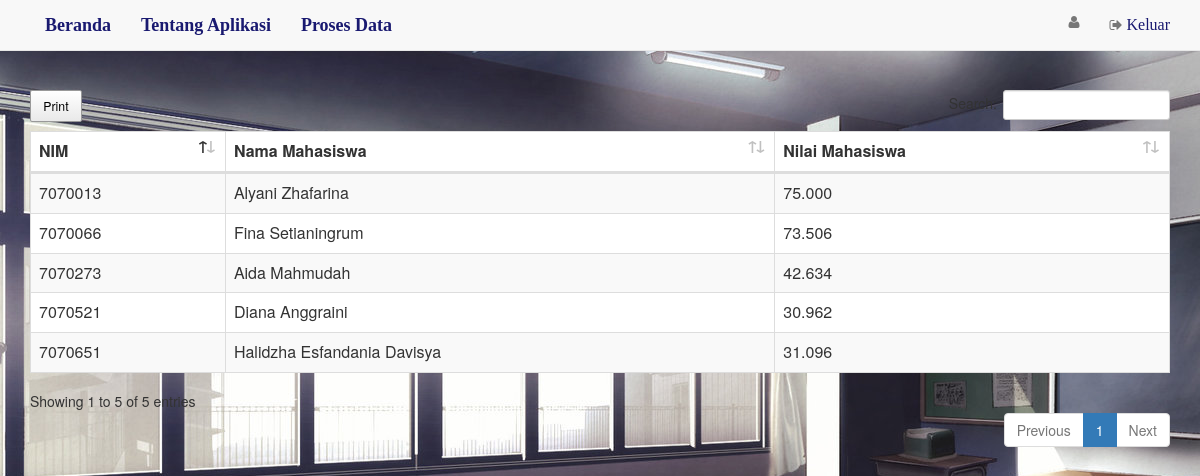
The app's page /dosen/hasiltes.php with its own data.
### tables this page shows
CREATE TABLE `penilaian` (
  `id` int(5) NOT NULL,
  `nim` int(12) NOT NULL,
  `hasil` decimal(6,3) NOT NULL
);

CREATE TABLE `mahasiswa` (
  `nim` int(12) NOT NULL,
  `nama_mahasiswa` varchar(50) NOT NULL,
  `jurusan` varchar(50) NOT NULL,
  `program_studi` varchar(50) NOT NULL,
  `jenis_kelamin` enum('L','P') NOT NULL,
  `Password` varchar(10) DEFAULT NULL,
  `username` varchar(10) NOT NULL
);

### dosen/hasiltes.php (the view, shortened to what this page needs)
<html lang="en">
<head>
	<link href="\font/font.css" rel="stylesheet">
    <link href="\style.css" rel="stylesheet">
    <link href="\assets/css/bootstrap.min.css" rel="stylesheet">
    <link href="\assets/css/bootstrap.css" rel="stylesheet">
    <link href="\assets/css/navbar-static-top.css" rel="stylesheet">
    <link href="\assets/css/animate.min.css" rel="stylesheet">
    <link href="\assets/font-awesome/css/font-awesome.min.css" rel="stylesheet">
    <link href="\assets/css/dataTables.bootstrap4.min.css" rel="stylesheet">
    <link href="\assets/css/buttons.dataTables.min.css" rel="stylesheet">
    <link href="\assets/Responsive/css/responsive.bootstrap4.min.css" rel="stylesheet">
</head>
<body>
    <nav class="navbar navbar-default navbar-static-top">
        <div class="container">
            <div id="navbar-collapse" class="navbar-collapse collapse">
              <ul class="nav navbar-nav navbar-left">
                <li><a href="index.php"><font face="Lucida Bright" size="+1" color="#191970"><b>Beranda</b></font></a></li>
                <li><a href="about2.php"><font face="Lucida Bright" size="+1" color="#191970"><b>Tentang Aplikasi</b></font></a></li>
                <li class="dropdown"><a><font face="Lucida Bright" size="+1" color="#191970"><b>Proses Data</b></font></a>
                </li>
                </ul>
                <ul class="nav navbar-nav navbar-right">
                    <li style="padding-left:10px;"><a href="#"><i class="fa fa-user"></i><font face="Lucida Bright" size="+0" color="#191970"> <?php echo $_SESSION['nama_dosen']; ?> </font></span></a></li>
                    <li><a href="login/logout.php"><i class="fa fa-sign-out"></i><font face="Lucida Bright" size="+0" color="#191970"> Keluar</font></a></li>
                </ul>
            </div>
        </div>
    </nav>
    <br>
    <div class="container">
            <table color="white" id="myTable" class="table table-striped table-bordered dt-responsive nowrap" cellspacing="0" width="100%">
                <thead>
                <tr bgcolor="white">
                    <th>NIM</th>
                    <th>Nama Mahasiswa</th>
                    <th>Nilai Mahasiswa</th>
                    </tr>
                </thead>
                <tbody>
                <?php
                $conn = mysqli_connect('localhost','root','','db_ueapps');
                $sql = mysqli_query($conn, "SELECT * FROM penilaian ORDER BY hasil DESC");
                while($d = mysqli_fetch_array($sql)){
                ?>
                    <tr bgcolor="white">
                        <td><?php echo $d['nim']; ?></td>
                        <td>
                            <?php
                            $nim=$d['nim'];
                            $sql1 = mysqli_query($conn, "SELECT * FROM mahasiswa WHERE mahasiswa.nim=$nim");
                            while($b = mysqli_fetch_array($sql1)){
                                echo $b['nama_mahasiswa'];
                            }
                            ?>
                            </td>
                        <td><?php echo $d['hasil']; ?></td>
                    </tr>
                <?php } ?>
                </tbody>
            </table>
        </div>
</body>
</html>

### style.css (style rules this page uses)
body { background: url('img/bg3.jpg'); }
ul { margin: 0; padding: 0; }
li.dropdown { display: inline-block; }

### assets/css/navbar-static-top.css (style rules this page uses)
body { min-height: 600px; }
.navbar-static-top { margin-bottom: 19px; }

### records on screen
penilaian: nim "7070013", hasil "75.000"
mahasiswa: nama_mahasiswa "Alyani Zhafarina"
penilaian: nim "7070066", hasil "73.506"
mahasiswa: nama_mahasiswa "Fina Setianingrum"
penilaian: nim "7070273", hasil "42.634"
mahasiswa: nama_mahasiswa "Aida Mahmudah"
penilaian: nim "7070651", hasil "31.096"
mahasiswa: nama_mahasiswa "Halidzha Esfandania Davisya"
penilaian: nim "7070521", hasil "30.962"
mahasiswa: nama_mahasiswa "Diana Anggraini"
